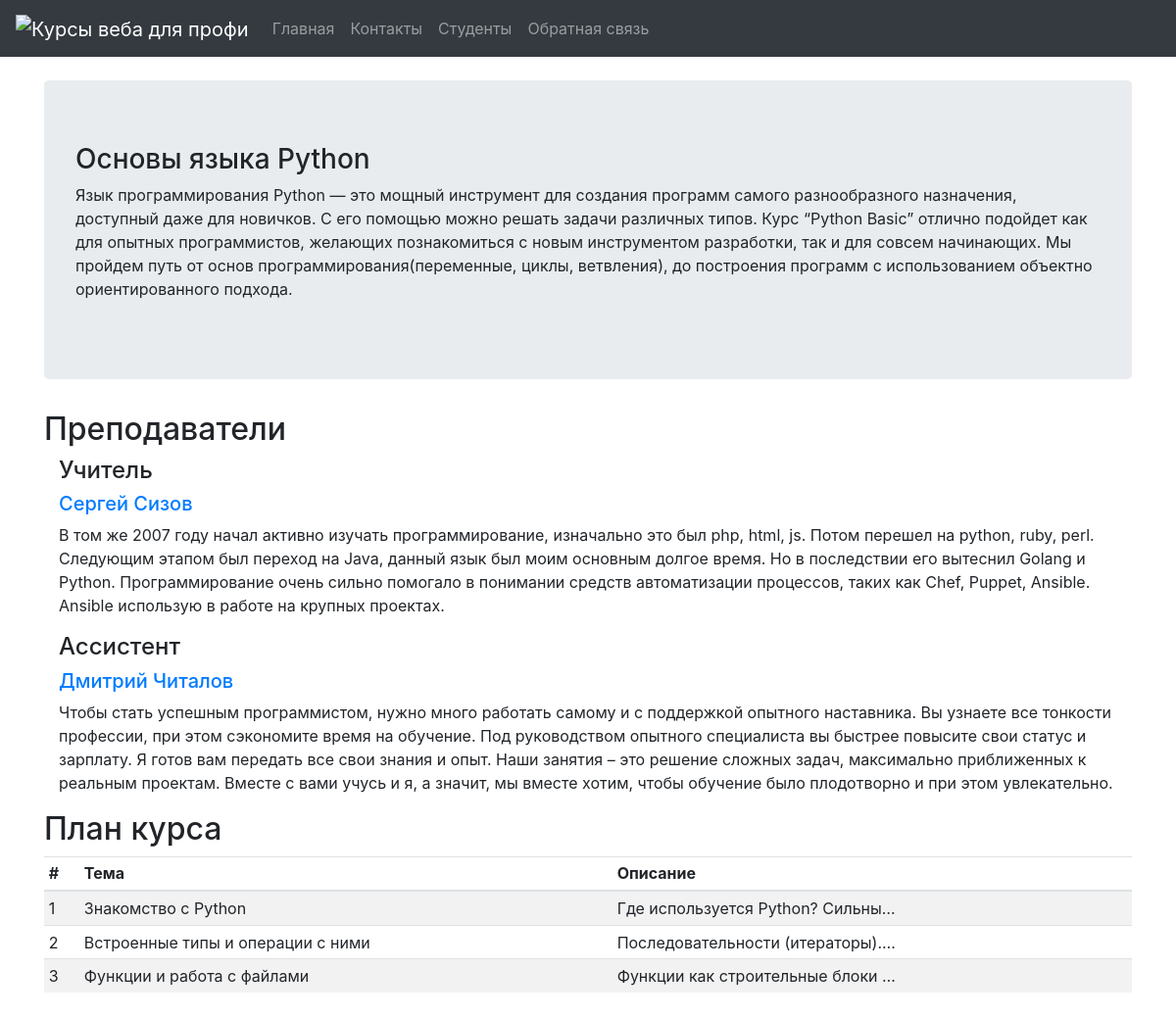
The page /courses/1/ on the database its author committed.
### courses/models.py (models this page shows, shortened)
class Course(models.Model):
    name = models.CharField(max_length=40)
    short_description = models.CharField(max_length=100)
    description = models.TextField()
    coach = models.ForeignKey(Coach, on_delete=models.CASCADE, related_name='coach_courses',
                              related_query_name='coach_course', blank=True, null=True)
    assistant = models.ForeignKey(Coach, on_delete=models.CASCADE, related_name='assistant_courses',
                              related_query_name='assistant_course', blank=True, null=True)

class Lesson(models.Model):
    subject = models.CharField(max_length=40)
    description = models.TextField()
    course = models.ForeignKey(Course, on_delete=models.CASCADE)
    order = models.PositiveIntegerField()

### coaches/models.py (models this page shows, shortened)
class Coach(models.Model):
    user = models.OneToOneField(User, on_delete=models.CASCADE)
    date_of_birth = models.DateField()
    gender = models.CharField(max_length=1, choices=(('M', 'Male'), ('F', 'Female')))
    phone = models.CharField(max_length=12)
    address = models.CharField(max_length=70)
    skype = models.CharField(max_length=30)
    description = models.TextField()

### courses/views.py (the view)
# urls.py: path('<int:course_id>/', views.detail, name='detail'),
def detail(request, course_id):
    course = get_object_or_404(Course, pk=course_id)
    lessons = Lesson.objects.filter(course=course)
    context = {'course': course, 'lessons': lessons}
    return render(request, 'courses/detail.html', context)

### templates/courses/detail.html (shortened to what this page needs)
{% extends "base.html" %}
{% block body %}
    <div class="container">
        <div class="jumbotron">
            <h3>{{ course.name }}</h3>
            <p>{{ course.description }}</p>
        </div>
        {% if course.coach %}
        <h2>Преподаватели</h2>
        <div class="container">
                <h4>Учитель</h4>
            <h5><a href="{% url 'coaches:detail' course.coach.id %}">{{ course.coach.user.first_name }}
                {{ course.coach.user.last_name }}</a></h5>
                <p>{{ course.coach.description }}</p>
        </div>
        {% endif %}
        {% if course.assistant %}
        <div class="container">
            <h4>Ассистент</h4>
            <h5><a href="{% url 'coaches:detail' course.assistant.id %}">{{ course.assistant.user.first_name }}
                {{ course.assistant.user.last_name }}</a></h5>
            <p>{{ course.assistant.description }}</p>
        </div>
        {% endif %}
        <h2>План курса</h2>
        <div class="table-responsive">
            <table class="table table-striped table-sm">
                <thead>
                    <tr>
                      <th>#</th>
                      <th>Тема</th>
                      <th>Описание</th>
                    </tr>
                </thead>
                <tbody>
                    {% for lesson in lessons %}
                        <tr>
                            <td>{{ lesson.order }}</td>
                            <td>{{ lesson.subject }}</td>
                            <td>{{ lesson.description|truncatechars:32 }}</td>
                        </tr>
                    {% endfor %}
                </tbody>
            </table>
        </div>
    </div>
{% endblock body %}

### templates/base.html (shortened to what this page needs)
<!DOCTYPE html>
<html lang="en">
<head>
    <link href="https://stackpath.bootstrapcdn.com/bootstrap/4.2.1/css/bootstrap.min.css" rel="stylesheet"
>
</head>
<body>
    {% include 'include/navbar.html' %}
    {% block body %}<p>body</p>{% endblock body %}
    <br><br>
</body>
</html>

### templates/include/navbar.html (shortened to what this page needs)
<nav class="navbar navbar-expand-md navbar-dark bg-dark mb-4">
    <a class="navbar-brand" href="/"><img src="https://i.stack.imgur.com/wn5mB.png"
                                          width="40" height="40" alt="Курсы веба для профи"></a>
    <div class="collapse navbar-collapse" id="navbarCollapse">
        <ul class="navbar-nav mr-auto">
            <li class="nav-item">
                <a class="nav-link" href="{% url 'home' %}">Главная</a>
            </li>
            <li class="nav-item">
                <a class="nav-link" href="{% url 'contacs' %}">Контакты</a>
            </li>
            <li class="nav-item">
                <a class="nav-link" href="{% url 'students:list' %}">Студенты</a>
            </li>
            <li class="nav-item">
                <a class="nav-link" href="{% url 'feedbacks:form' %}">Обратная связь</a>
            </li>
        </ul>
    </div>
</nav>

### rows shown on the page
Course: name "Основы языка Python", description "Язык программирования Python — это мощный инструмент для создания программ самого разнообразного назначения, доступный даже для новичков. С его помощью можно решать задачи различных типов. Курс “Python Basic” отлично подойдет как для опытных программистов, желающих познакомиться с новым инструментом разработки, так и для совсем начинающих. Мы пройдем путь от основ программирования(переменные, циклы, ветвления), до построения программ с использованием объектно ориентированного подхода.", coach.user.first_name "Сергей", coach.user.last_name "Сизов", coach.description "В том же 2007 году начал активно изучать программирование, изначально это был php, html, js. Потом перешел на python, ruby, perl. Следующим этапом был переход на Java, данный язык был моим основным долгое время. Но в последствии его вытеснил Golang и Python. Программирование очень сильно помогало в понимании средств автоматизации процессов, таких как Chef, Puppet, Ansible. Ansible использую в работе на крупных проектах.", assistant.user.first_name "Дмитрий", assistant.user.last_name "Читалов", assistant.description "Чтобы стать успешным программистом, нужно много работать самому и с поддержкой опытного наставника. Вы узнаете все тонкости профессии, при этом сэкономите время на обучение. Под руководством опытного специалиста вы быстрее повысите свои статус и зарплату. Я готов вам передать все свои знания и опыт. Наши занятия – это решение сложных задач, максимально приближенных к реальным проектам. Вместе с вами учусь и я, а значит, мы вместе хотим, чтобы обучение было плодотворно и при этом увлекательно."
Lesson: order "1", subject "Знакомство с Python", description "Где используется Python? Сильны…"
Lesson: order "2", subject "Встроенные типы и операции с ними", description "Последовательности (итераторы).…"
Lesson: order "3", subject "Функции и работа с файлами", description "Функции как строительные блоки …"
